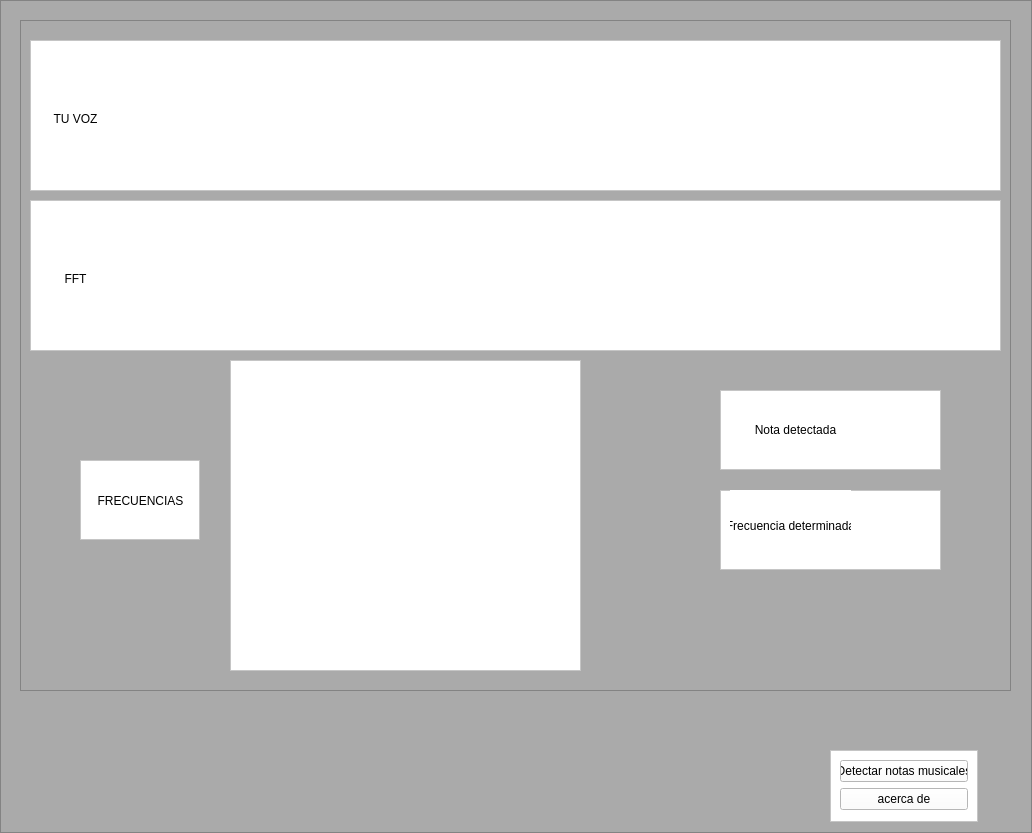
<?xml version="1.0" encoding="UTF-8"?>
<ui version="4.0">
 <class>MainWindow</class>
 <widget class="QMainWindow" name="MainWindow">
  <property name="geometry">
   <rect>
    <x>0</x>
    <y>0</y>
    <width>1032</width>
    <height>833</height>
   </rect>
  </property>
  <property name="windowTitle">
   <string>musicSetup</string>
  </property>
  <widget class="QWidget" name="centralwidget">
   <layout class="QGridLayout" name="gridLayout">
    <property name="leftMargin">
     <number>0</number>
    </property>
    <property name="topMargin">
     <number>0</number>
    </property>
    <property name="rightMargin">
     <number>0</number>
    </property>
    <property name="bottomMargin">
     <number>0</number>
    </property>
    <item row="0" column="0">
     <widget class="QFrame" name="frame">
      <property name="sizePolicy">
       <sizepolicy hsizetype="Maximum" vsizetype="Preferred">
        <horstretch>0</horstretch>
        <verstretch>0</verstretch>
       </sizepolicy>
      </property>
      <property name="maximumSize">
       <size>
        <width>1130</width>
        <height>16777215</height>
       </size>
      </property>
      <property name="styleSheet">
       <string notr="true">background-color: rgb(170, 170, 170);</string>
      </property>
      <property name="frameShape">
       <enum>QFrame::StyledPanel</enum>
      </property>
      <property name="frameShadow">
       <enum>QFrame::Raised</enum>
      </property>
      <property name="lineWidth">
       <number>1</number>
      </property>
      <widget class="QFrame" name="frame_12">
       <property name="geometry">
        <rect>
         <x>830</x>
         <y>750</y>
         <width>148</width>
         <height>72</height>
        </rect>
       </property>
       <property name="styleSheet">
        <string notr="true">background-color: rgb(255, 255, 255);</string>
       </property>
       <property name="frameShape">
        <enum>QFrame::StyledPanel</enum>
       </property>
       <property name="frameShadow">
        <enum>QFrame::Raised</enum>
       </property>
       <layout class="QVBoxLayout" name="verticalLayout_6">
        <item>
         <widget class="QPushButton" name="BdetectarNota">
          <property name="cursor">
           <cursorShape>PointingHandCursor</cursorShape>
          </property>
          <property name="mouseTracking">
           <bool>false</bool>
          </property>
          <property name="text">
           <string>Detectar notas musicales</string>
          </property>
          <property name="autoDefault">
           <bool>false</bool>
          </property>
          <property name="default">
           <bool>false</bool>
          </property>
          <property name="flat">
           <bool>false</bool>
          </property>
         </widget>
        </item>
        <item>
         <widget class="QPushButton" name="BacercaDe">
          <property name="text">
           <string>acerca de</string>
          </property>
         </widget>
        </item>
       </layout>
      </widget>
      <widget class="QFrame" name="mainDetectarNotas">
       <property name="geometry">
        <rect>
         <x>20</x>
         <y>20</y>
         <width>991</width>
         <height>671</height>
        </rect>
       </property>
       <property name="frameShape">
        <enum>QFrame::StyledPanel</enum>
       </property>
       <property name="frameShadow">
        <enum>QFrame::Raised</enum>
       </property>
       <widget class="QFrame" name="frame_9">
        <property name="geometry">
         <rect>
          <x>700</x>
          <y>470</y>
          <width>221</width>
          <height>80</height>
         </rect>
        </property>
        <property name="styleSheet">
         <string notr="true">background-color: rgb(255, 255, 255);</string>
        </property>
        <property name="frameShape">
         <enum>QFrame::StyledPanel</enum>
        </property>
        <property name="frameShadow">
         <enum>QFrame::Raised</enum>
        </property>
        <widget class="QLabel" name="label_2">
         <property name="geometry">
          <rect>
           <x>10</x>
           <y>0</y>
           <width>121</width>
           <height>71</height>
          </rect>
         </property>
         <property name="text">
          <string>Frecuencia determinada</string>
         </property>
         <property name="alignment">
          <set>Qt::AlignCenter</set>
         </property>
        </widget>
        <widget class="QWidget" name="verticalLayoutWidget_5">
         <property name="geometry">
          <rect>
           <x>140</x>
           <y>10</y>
           <width>71</width>
           <height>61</height>
          </rect>
         </property>
         <layout class="QVBoxLayout" name="FrecuenciaDetectada"/>
        </widget>
       </widget>
       <widget class="QFrame" name="frame_2">
        <property name="geometry">
         <rect>
          <x>210</x>
          <y>340</y>
          <width>351</width>
          <height>311</height>
         </rect>
        </property>
        <property name="styleSheet">
         <string notr="true">background-color: rgb(255, 255, 255);</string>
        </property>
        <property name="frameShape">
         <enum>QFrame::StyledPanel</enum>
        </property>
        <property name="frameShadow">
         <enum>QFrame::Raised</enum>
        </property>
        <widget class="QWidget" name="verticalLayoutWidget_3">
         <property name="geometry">
          <rect>
           <x>10</x>
           <y>10</y>
           <width>331</width>
           <height>291</height>
          </rect>
         </property>
         <layout class="QVBoxLayout" name="graficoHzNota"/>
        </widget>
       </widget>
       <widget class="QFrame" name="frame_7">
        <property name="geometry">
         <rect>
          <x>60</x>
          <y>440</y>
          <width>120</width>
          <height>80</height>
         </rect>
        </property>
        <property name="styleSheet">
         <string notr="true">background-color: rgb(255, 255, 255);</string>
        </property>
        <property name="frameShape">
         <enum>QFrame::StyledPanel</enum>
        </property>
        <property name="frameShadow">
         <enum>QFrame::Raised</enum>
        </property>
        <widget class="QLabel" name="label_5">
         <property name="geometry">
          <rect>
           <x>10</x>
           <y>20</y>
           <width>101</width>
           <height>41</height>
          </rect>
         </property>
         <property name="text">
          <string>FRECUENCIAS</string>
         </property>
         <property name="alignment">
          <set>Qt::AlignCenter</set>
         </property>
        </widget>
       </widget>
       <widget class="QFrame" name="frame_8">
        <property name="geometry">
         <rect>
          <x>700</x>
          <y>370</y>
          <width>221</width>
          <height>80</height>
         </rect>
        </property>
        <property name="styleSheet">
         <string notr="true">background-color: rgb(255, 255, 255);</string>
        </property>
        <property name="frameShape">
         <enum>QFrame::StyledPanel</enum>
        </property>
        <property name="frameShadow">
         <enum>QFrame::Raised</enum>
        </property>
        <widget class="QLabel" name="label">
         <property name="geometry">
          <rect>
           <x>10</x>
           <y>20</y>
           <width>131</width>
           <height>39</height>
          </rect>
         </property>
         <property name="text">
          <string>Nota detectada</string>
         </property>
         <property name="alignment">
          <set>Qt::AlignCenter</set>
         </property>
        </widget>
        <widget class="QWidget" name="verticalLayoutWidget_4">
         <property name="geometry">
          <rect>
           <x>140</x>
           <y>10</y>
           <width>71</width>
           <height>61</height>
          </rect>
         </property>
         <layout class="QVBoxLayout" name="notaDetectada"/>
        </widget>
       </widget>
       <widget class="QFrame" name="frame_5">
        <property name="geometry">
         <rect>
          <x>10</x>
          <y>20</y>
          <width>971</width>
          <height>151</height>
         </rect>
        </property>
        <property name="styleSheet">
         <string notr="true">background-color: rgb(255, 255, 255);</string>
        </property>
        <property name="frameShape">
         <enum>QFrame::StyledPanel</enum>
        </property>
        <property name="frameShadow">
         <enum>QFrame::Raised</enum>
        </property>
        <widget class="QLabel" name="label_3">
         <property name="geometry">
          <rect>
           <x>20</x>
           <y>40</y>
           <width>51</width>
           <height>78</height>
          </rect>
         </property>
         <property name="text">
          <string>TU VOZ</string>
         </property>
         <property name="alignment">
          <set>Qt::AlignCenter</set>
         </property>
        </widget>
        <widget class="QWidget" name="verticalLayoutWidget">
         <property name="geometry">
          <rect>
           <x>80</x>
           <y>10</y>
           <width>881</width>
           <height>131</height>
          </rect>
         </property>
         <layout class="QVBoxLayout" name="graficoVoz"/>
        </widget>
       </widget>
       <widget class="QFrame" name="frame_4">
        <property name="geometry">
         <rect>
          <x>10</x>
          <y>180</y>
          <width>971</width>
          <height>151</height>
         </rect>
        </property>
        <property name="styleSheet">
         <string notr="true">background-color: rgb(255, 255, 255);</string>
        </property>
        <property name="frameShape">
         <enum>QFrame::StyledPanel</enum>
        </property>
        <property name="frameShadow">
         <enum>QFrame::Raised</enum>
        </property>
        <widget class="QLabel" name="label_4">
         <property name="geometry">
          <rect>
           <x>20</x>
           <y>40</y>
           <width>51</width>
           <height>78</height>
          </rect>
         </property>
         <property name="text">
          <string>FFT</string>
         </property>
         <property name="alignment">
          <set>Qt::AlignCenter</set>
         </property>
        </widget>
        <widget class="QWidget" name="verticalLayoutWidget_2">
         <property name="geometry">
          <rect>
           <x>80</x>
           <y>10</y>
           <width>881</width>
           <height>131</height>
          </rect>
         </property>
         <layout class="QVBoxLayout" name="graficoFFT"/>
        </widget>
       </widget>
      </widget>
     </widget>
    </item>
   </layout>
  </widget>
 </widget>
 <resources/>
 <connections/>
</ui>
